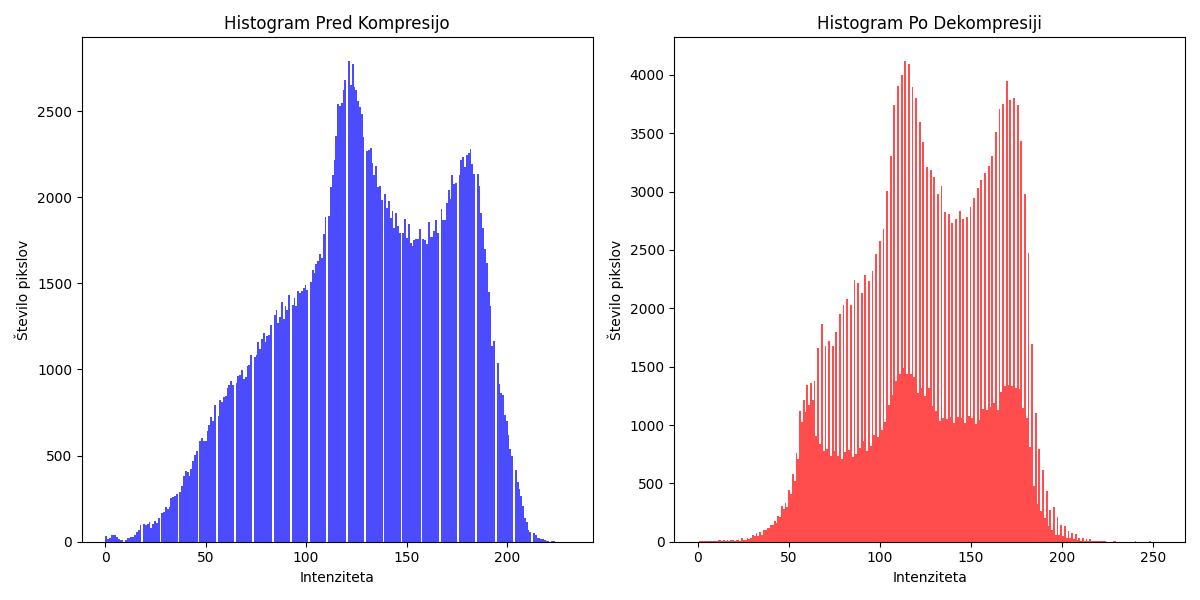

Python code for this plot:
import numpy as np
import pywt
from PIL import Image
import matplotlib.pyplot as plt
from main import hide_message, extract_message

def plot_histogram(original_img_data, decompressed_img_data):
    # Prikaz histograma pred in po kompresiji
    plt.figure(figsize=(12, 6))

    # Histogram za originalne slike
    plt.subplot(1, 2, 1)
    plt.hist(original_img_data.flatten(), bins=256, color='blue', alpha=0.7, label='Original Image')
    plt.title('Histogram Pred Kompresijo')
    plt.xlabel('Intenziteta')
    plt.ylabel('Število pikslov')

    # Histogram za dekompresirane slike
    plt.subplot(1, 2, 2)
    plt.hist(decompressed_img_data.flatten(), bins=256, color='red', alpha=0.7, label='Decompressed Image')
    plt.title('Histogram Po Dekompresiji')
    plt.xlabel('Intenziteta')
    plt.ylabel('Število pikslov')

    plt.tight_layout()
    # plt.show()

    # Save the figure to the specified output path
    plt.savefig("histogram.png")
    print(f"Histogram saved")
    plt.close()


def main():
    image_path = "slike/Baboon.bmp"  # Poti do vaše slike
    N = 20  # Prilagodite glede na vaše potrebe
    M = 3  # Prilagodite glede na vaše potrebe

    # Skrij sporočilo v sliko
    compressed_path = 'compressed.bin'  # Poti do vaše kompresirane slike
    hide_message(image_path, 'sporocilo.txt', N, M, compressed_path)

    with Image.open(image_path) as img:
        # Convert image to numpy array
        original_img_data = np.array(img)

    # Izvleči sporočilo iz slike
    decompressed_path = 'decompressed.bmp'  # Poti do vaše dekompresirane slike
    decompressed_img_data = extract_message(compressed_path, 'sporocilo_out.txt', N, M, decompressed_path)

    # Prikaz histogramov
    plot_histogram(original_img_data, decompressed_img_data)

if __name__ == "__main__":
    main()
